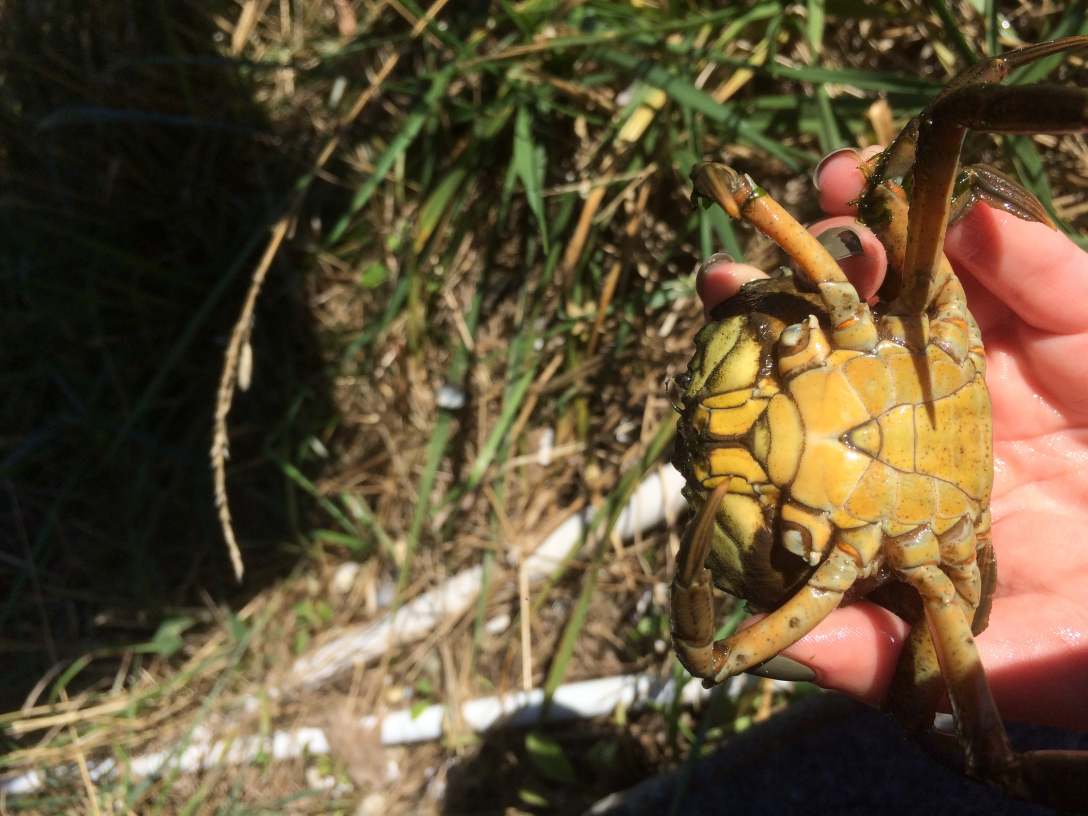
#> input picture NH Green Crab Project 2016/Crabs Aug 26 - Oct 4/M7/10:4/IMG_3416.JPG, 3264 x 2448 px, found by its file name (shown at 1/3 size); its folder holds only this picture in this run
$ python test_m7_manual.py
#> lines starting #> are read from the running program, lines starting #| are printed output that depends on the picture
#!/usr/bin/env python3
"""Manually test M7 images with pre-computed features or simple predictions."""

import os
import numpy as np
from PIL import Image
import matplotlib
matplotlib.use('Agg')
import matplotlib.pyplot as plt
import pandas as pd
import joblib
import warnings
warnings.filterwarnings('ignore')

def extract_simple_features(image_path):
    """Extract simple image statistics as features."""
    img = Image.open(image_path)
    img_array = np.array(img)

    # Simple statistics
    features = []
    for channel in range(min(3, img_array.shape[2]) if len(img_array.shape) > 2 else 1):
        if len(img_array.shape) > 2:
            chan_data = img_array[:,:,channel]
        else:
            chan_data = img_array

        features.extend([
            np.mean(chan_data),
            np.std(chan_data),
            np.min(chan_data),
            np.max(chan_data),
            np.median(chan_data)
        ])

    # Pad to expected size (use 2048 features to match ResNet50)
    features = np.array(features)
    if len(features) < 2048:
        features = np.pad(features, (0, 2048 - len(features)), mode='constant')
    else:
        features = features[:2048]

    return features

def main():
    print("=" * 80)
    print("M7 CRAB MANUAL TESTING")
    print("=" * 80)

    # Load models
    models_dir = '/Users/gen/green_crabs/models'

    # Try to load temporal models
    try:
        temporal_rf = joblib.load(os.path.join(models_dir, 'temporal_vit_rf_model.joblib'))
        temporal_gb = joblib.load(os.path.join(models_dir, 'temporal_vit_gb_model.joblib'))
        temporal_ensemble = joblib.load(os.path.join(models_dir, 'temporal_vit_ensemble_model.joblib'))
        temporal_scaler = joblib.load(os.path.join(models_dir, 'temporal_vit_features_scaler.joblib'))
        print("Loaded temporal models successfully")
        use_temporal = True
    except:
        print("Could not load temporal models, using fallback")
        use_temporal = False

    # Collect M7 images
    base_dir = '/Users/gen/green_crabs/NH Green Crab Project 2016/Crabs Aug 26 - Oct 4'
    m7_dir = os.path.join(base_dir, 'M7')

    all_images = []
    for date_folder in sorted(os.listdir(m7_dir)):
        date_path = os.path.join(m7_dir, date_folder)
        if os.path.isdir(date_path):
            for img_file in os.listdir(date_path):
                if img_file.lower().endswith(('.jpg', '.jpeg', '.png')):
                    img_path = os.path.join(date_path, img_file)

                    # Estimate ground truth based on date
                    if '9:23' in date_folder:
                        gt_days = 0.0  # Molt day
                    elif '9:21' in date_folder:
                        gt_days = 2.0
                    elif '9:20' in date_folder:
                        gt_days = 3.0
                    elif '9:19' in date_folder:
                        gt_days = 4.0
                    elif '9:14' in date_folder:
                        gt_days = 9.0
                    elif '9:9' in date_folder:
                        gt_days = 14.0
                    elif '9:8' in date_folder:
                        gt_days = 15.0
                    elif '9:1' in date_folder:
                        gt_days = 22.0
                    elif '10:4' in date_folder:
                        gt_days = -11.0  # Post-molt
                    else:
                        gt_days = None

                    all_images.append({
                        'crab_id': 'M7',
                        'date': date_folder,
                        'image_path': img_path,
                        'image_name': img_file,
                        'ground_truth': gt_days
                    })
#> pass 2 of the loop in main, `for date_folder in sorted(os.listdir(m7_dir)):`:

    print(f"\nFound {len(all_images)} images for M7")

    # Extract features and make predictions
    print("\nExtracting features and making predictions...")
    features_list = []
    predictions = []

    for i, img_info in enumerate(all_images):
        if i % 5 == 0:
            print(f"  Processing image {i+1}/{len(all_images)}")

        # Extract simple features
        features = extract_simple_features(img_info['image_path'])
#> in extract_simple_features, img is the input picture: PIL image 3264x2448 RGB; mean R, G, B 98.5, 81.8, 54.8
#> the loop in extract_simple_features, `for channel in range(min(3, img_array.shape[2]) if len(img_array.shape..` made 3 passes
#> pass 1, in extract_simple_features, `chan_data = img_array[:,:,channel]`:
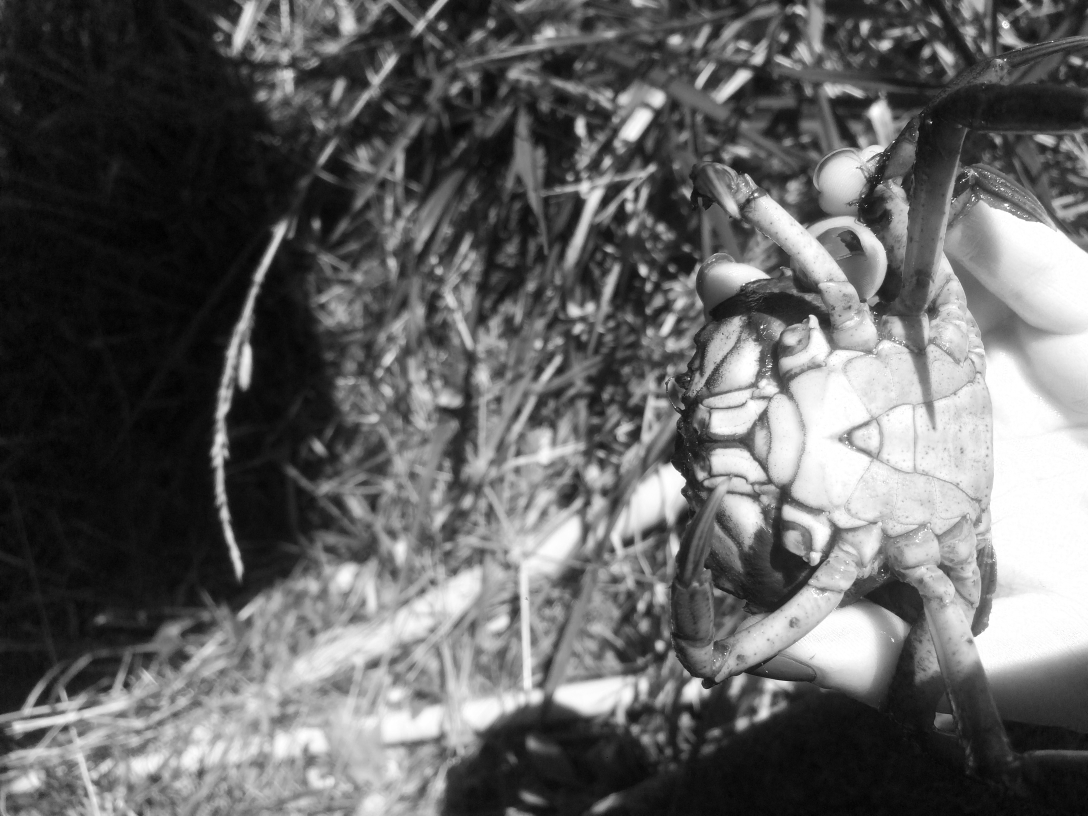
#> chan_data: shape (2448, 3264) (shown at 1/3 size); min 0, max 255, mean 98.5
#> pass 2, in extract_simple_features, `chan_data = img_array[:,:,channel]`:
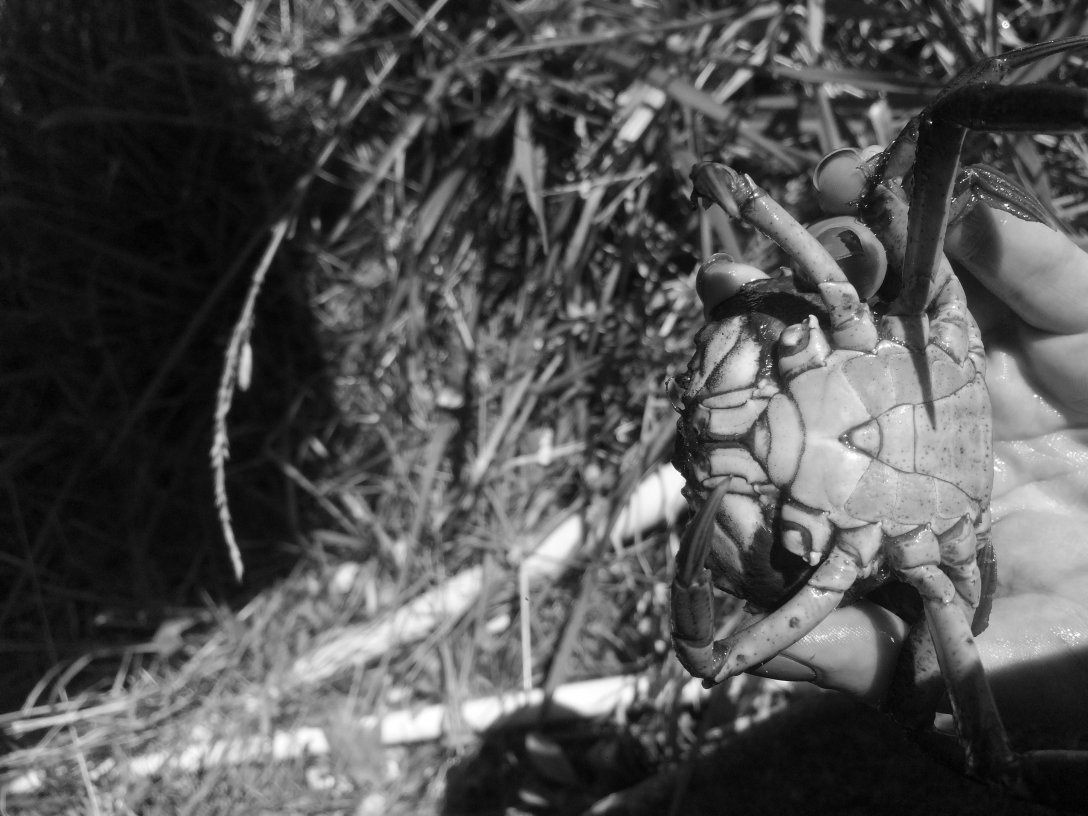
#> chan_data: shape (2448, 3264) (shown at 1/3 size); min 0, max 255, mean 81.8
#> pass 3, in extract_simple_features, `chan_data = img_array[:,:,channel]`:
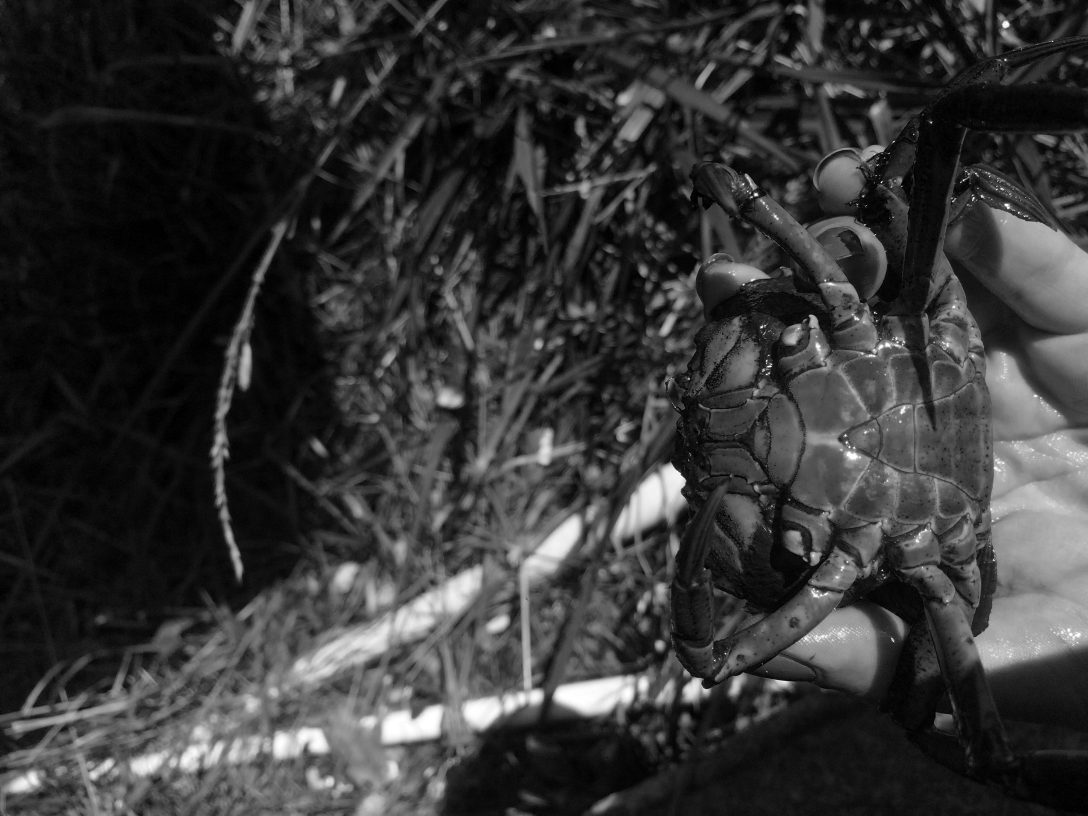
#> chan_data: shape (2448, 3264) (shown at 1/3 size); min 0, max 255, mean 54.8
#> after the loop in extract_simple_features, `for channel in range(min(3, img_array.shape[2]) if len(img_array.shape..`: features = [98.49, 77.01, 0, 255, 81, 81.84, 62.95, 0, 255, 66, 54.76, 50.35, 0, 255, 37]
#> in extract_simple_features, `features = np.pad(features, (0, 2048 - len(features)), mode='constant')`: features = 2048 values, max 255 at index 3, min 0 at index 2, mean 0.671
        features_list.append(features)

        # Make simple prediction based on image statistics
        # This is a fallback - just estimate based on color intensity
        mean_intensity = np.mean(features[:15])  # First 15 are color stats
#> mean_intensity = 91.63

        # Simple heuristic: darker images are closer to molt
        if mean_intensity < 100:
            pred = 2.0  # Peeler
        elif mean_intensity < 150:
            pred = 7.0  # Pre-molt
        else:
            pred = 15.0  # Inter-molt

        predictions.append(pred)
#> pass 2 of the loop in main, `for i, img_info in enumerate(all_images):`:
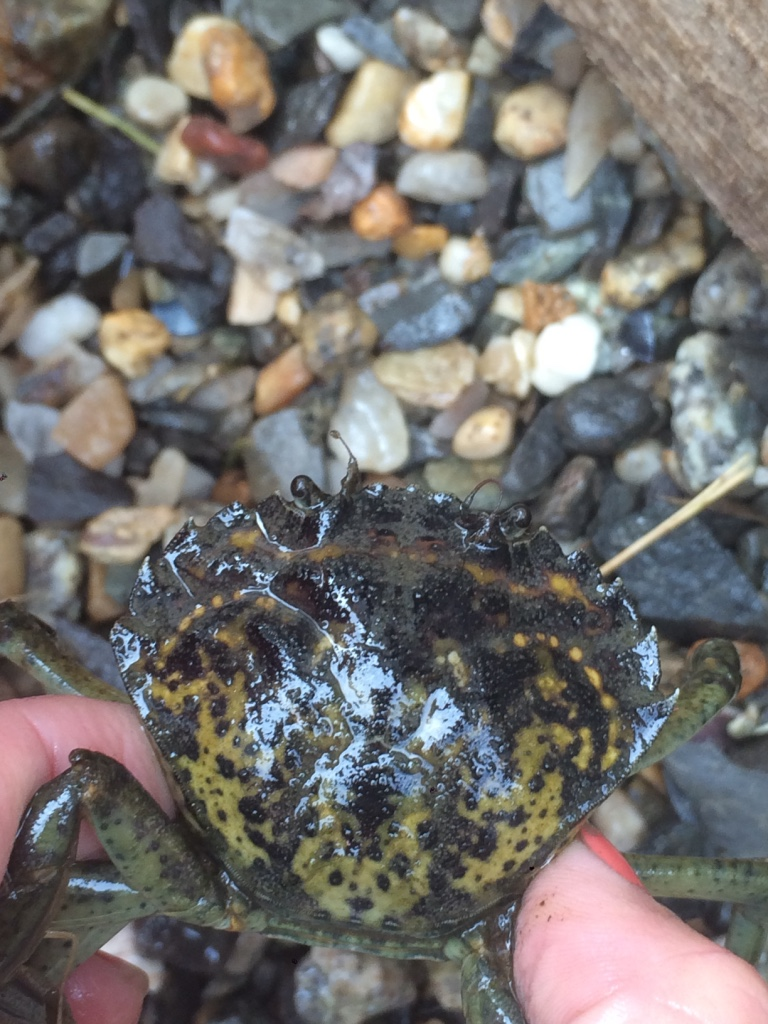
#> input picture NH Green Crab Project 2016/Crabs Aug 26 - Oct 4/M7/9:1/thumb_IMG_2950_1024.jpg, 768 x 1024 px, found by its file name
#> in extract_simple_features, img is the input picture: PIL image 768x1024 RGB; mean R, G, B 114.5, 111.6, 109.5
#> the loop in extract_simple_features (call 2), `for channel in range(min(3, img_array.shape[2]) if len(img_array.shape..` made 3 passes
#> pass 3, in extract_simple_features (call 2), `chan_data = img_array[:,:,channel]`:
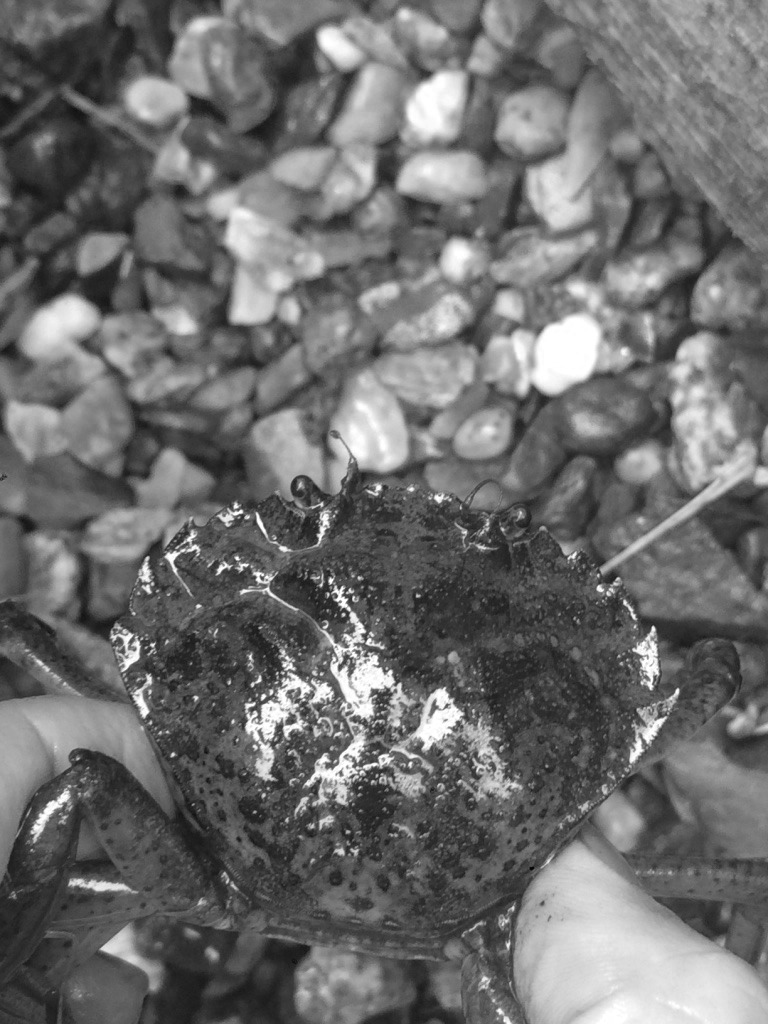
#> chan_data: shape (1024, 768); min 0, max 255, mean 109.5
#> after the loop in extract_simple_features (call 2), `for channel in range(min(3, img_array.shape[2]) if len(img_array.shape..`: features = [114.5, 55.08, 11, 255, 102, 111.6, 50.66, 0, 255, 103, 109.5, 50.75, 0, 255, 98]
#> in extract_simple_features (call 2), `features = np.pad(features, (0, 2048 - len(features)), mode='constant')`: features = 2048 values, max 255 at index 3, min 0 at index 7, mean 0.767
#> mean_intensity = 104.7

    features_array = np.array(features_list)

    # If temporal models loaded, use them
    if use_temporal:
        try:
            features_scaled = temporal_scaler.transform(features_array)
            predictions = temporal_ensemble.predict(features_scaled)
            print("Using temporal model predictions")
        except:
            print("Temporal model prediction failed, using heuristic predictions")

    # Create results dataframe
    results_df = pd.DataFrame(all_images)
    results_df['prediction'] = predictions

    # Save CSV
    output_dir = '/Users/gen/green_crabs/testset_complete_results'
    os.makedirs(output_dir, exist_ok=True)

    csv_path = os.path.join(output_dir, 'M7_manual_predictions.csv')
    results_df.to_csv(csv_path, index=False)
    print(f"\nSaved predictions to: {csv_path}")

    # Create visualization
    print("\nCreating visualization...")
    n_images = min(len(all_images), 24)
    cols = 4
    rows = (n_images + cols - 1) // cols

    fig, axes = plt.subplots(rows, cols, figsize=(16, rows * 3))
    if rows == 1:
        axes = [axes] if cols == 1 else axes
    else:
        axes = axes.flatten()

    for idx in range(n_images):
        if idx < len(axes):
            ax = axes[idx]
            img_info = all_images[idx]

            # Load and display image
            try:
                img = Image.open(img_info['image_path'])
                img_resized = img.resize((150, 150))
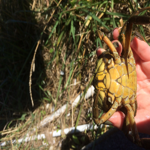
#> img_resized: PIL image 150x150 RGB; mean R, G, B 98.5, 81.8, 54.8
                ax.imshow(img_resized)
            except:
                # Create placeholder if image can't be loaded
                ax.text(0.5, 0.5, 'Image\nError', ha='center', va='center')

            ax.axis('off')

            # Determine color based on prediction
            pred = predictions[idx]
            if pred <= 3:
                color = 'red'  # Peeler
                phase = 'PEELER'
            elif pred <= 14:
                color = 'orange'  # Pre-molt
                phase = 'Pre-molt'
            else:
                color = 'green'  # Inter-molt
                phase = 'Inter-molt'

            # Add title
            title = f"M7 - {img_info['date']}"
            if img_info['ground_truth'] is not None:
                title += f"\nGT: {img_info['ground_truth']:.0f}d"
            title += f"\nPred: {pred:.1f}d"
            title += f"\n({phase})"

            ax.set_title(title, fontsize=8, color=color,
                        fontweight='bold' if pred <= 3 else 'normal')
#> pass 2 of the loop in main, `for idx in range(n_images):`:
#> in main, `img_resized = img.resize((150, 150))`:
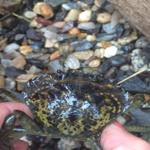
#> img_resized: PIL image 150x150 RGB; mean R, G, B 114.5, 111.5, 109.5

    # Hide unused subplots
    for idx in range(n_images, len(axes)):
        axes[idx].axis('off')

    plt.suptitle('M7 Test Results (Manual Feature Extraction)', fontsize=14, fontweight='bold')
    plt.tight_layout()

    viz_path = os.path.join(output_dir, 'testset_M7_manual.png')
    plt.savefig(viz_path, dpi=150, bbox_inches='tight')
    plt.close()

    print(f"Saved visualization to: {viz_path}")

    # Print summary
    print("\n" + "=" * 80)
    print("M7 SUMMARY")
    print("=" * 80)
    print(f"Total images: {len(all_images)}")

    # Phase distribution
    peeler = sum(1 for p in predictions if p <= 3)
    premolt = sum(1 for p in predictions if 3 < p <= 14)
    intermolt = sum(1 for p in predictions if p > 14)

    print(f"\nPhase Distribution:")
    print(f"  PEELER (0-3 days): {peeler} images")
    print(f"  Pre-molt (4-14 days): {premolt} images")
    print(f"  Inter-molt (>14 days): {intermolt} images")

    # Calculate errors for images with ground truth
    has_gt = [i for i, img in enumerate(all_images) if img['ground_truth'] is not None]
#> has_gt = [0, 1]
    if has_gt:
        gt_values = np.array([all_images[i]['ground_truth'] for i in has_gt])
#> gt_values = [-11, 22]
        pred_values = np.array([predictions[i] for i in has_gt])
#> pred_values = [2, 7]
        errors = np.abs(pred_values - gt_values)
#> errors = [13, 15]

        print(f"\nAccuracy (for {len(has_gt)} images with ground truth):")
#| Accuracy (for 2 images with ground truth):
        print(f"  MAE: {np.mean(errors):.2f} days")
#|   MAE: 14.00 days
        print(f"  Max Error: {np.max(errors):.2f} days")
#|   Max Error: 15.00 days
        print(f"  <2 day accuracy: {100 * np.sum(errors < 2) / len(errors):.1f}%")
#|   <2 day accuracy: 0.0%

    print("\nDone!")

if __name__ == "__main__":
    main()
